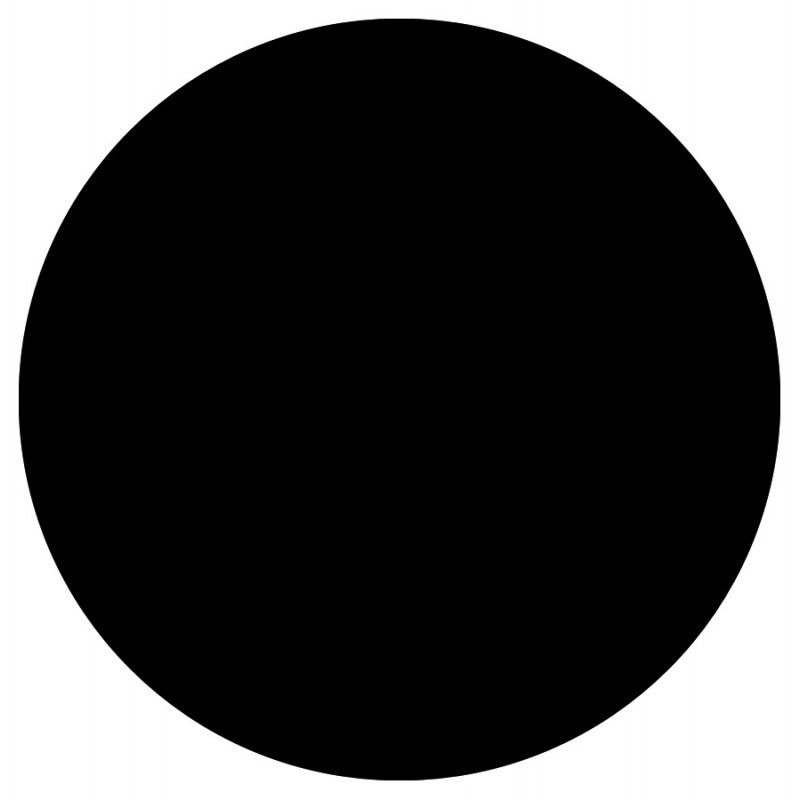
#> input picture samples/round.jpg, 800 x 800 px; the run also reads 1 picture not shown here
$ python comparison.py
#> lines starting #> are read from the running program, lines starting #| are printed output that depends on the picture
### transform.py
from PIL import Image
from scipy import fft
import matplotlib.pyplot as plt
from matplotlib.colors import LogNorm
import numpy as np


class Transformer:
    """The Transformer class provides the interface for working with FFT"""
    def __init__(self, filename: str):
        """
        The class encapsulates the given file's name,
        its contents and everything needed for plotting the results
        :param filename: The name of the file the class is going to work on
        """
        self.file = filename
        self.name = filename[:-3]
        grayscale_image = Image.open('./samples/' + self.file).convert('L')
        grayscale_image.save('./buffer/gray_' + self.file)
        self._data = plt.imread('./buffer/gray_' + self.file)
        self._plotting = self._data

    def __del__(self):
        del self._data, self._plotting, self.name, self.file

    @staticmethod
    def show_all():
        """Use this method to show all plots"""
        plt.show(block=False)

    # [29 lines left out: functions run, save, inverse, not called in this run]

    def shift(self):
        """This method shifts the image mean (the zero-frequency component)
         towards the center of the image"""
        self._plotting = np.abs(fft.fftshift(self._data))

    def transform(self):
        """The main method of the class, performs the FFT of the current image"""
        self._data = fft.fft2(self._data)  # may also use real fft here, but it will only give a half of the image
        self._plotting = np.abs(self._data)
        return self

    def plot_fft(self, name, address=''):
        """A special method to specifically plot Fourier transforms"""
        self.plot(name + ' of ' + self.file,
                  'gray',
                  True,
                  address,
                  norm=LogNorm(vmin=1))

    def plot(self, title='', colormap='gray', bar=False, save='', **kwargs):
        """This method is used for plotting image in its current state"""
        plt.figure()
        plt.title(title)
        if kwargs:
            plt.imshow(self._plotting, cmap=colormap, norm=kwargs.get('norm'))
        else:
            plt.imshow(self._plotting, cmap=colormap)
        if bar:
            plt.colorbar()
        if save:
            plt.savefig(save + self.name + '.jpg')


# [8 lines that do not run on import are left out]

### comparison.py
from transform import Transformer

if __name__ == '__main__':
    shapes = ['round.jpg', 'square.png', 'triangle.png']
    for sh in shapes:
        trans = Transformer(sh)
        trans.transform()
        trans.plot_fft('FT of')
        trans.shift()
        trans.plot_fft('Shifted FT of')
#> this loop made 3 passes
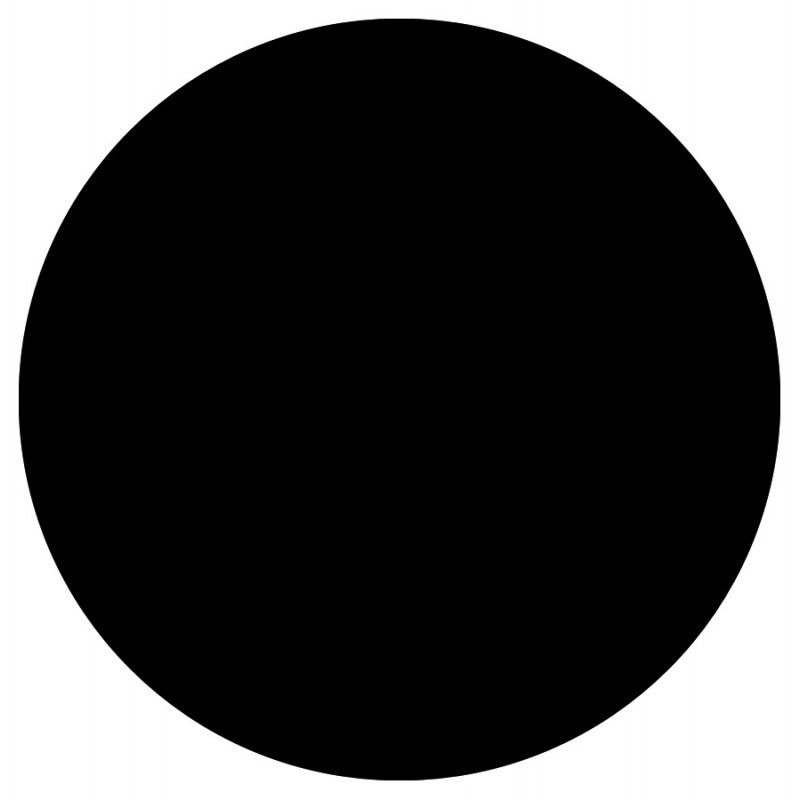
#> input picture samples/round.jpg, 800 x 800 px
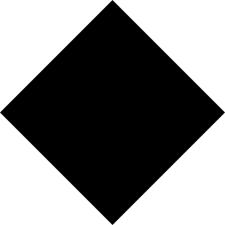
#> input picture samples/square.png, 225 x 225 px
    Transformer.show_all()
#> in show_all, `plt.show(block=False)`:
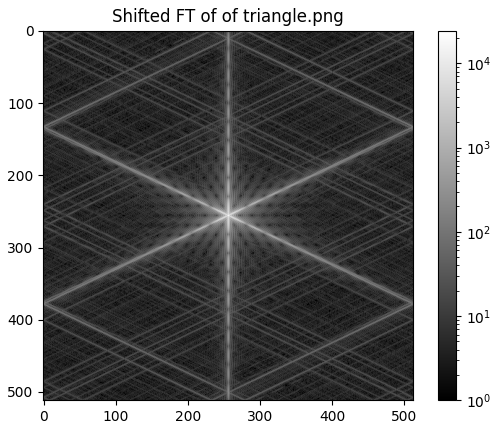
#> figure drawn by matplotlib, 2 panels

    tr = Transformer('vase.jpg')
#> call 4 of __init__, with filename = 'vase.jpg'
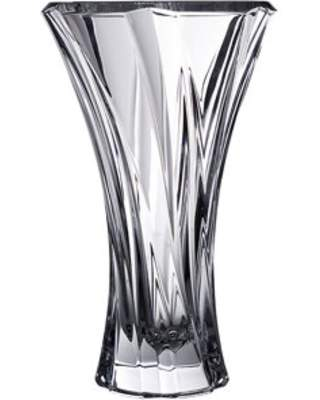
#> input picture samples/vase.jpg, 320 x 400 px
    tr2 = Transformer('face.jpg')
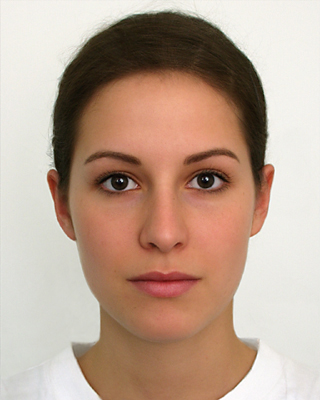
#> input picture samples/face.jpg, 320 x 400 px
#> in __init__ (call 5), `grayscale_image = Image.open('./samples/' + self.file).convert('L')`:
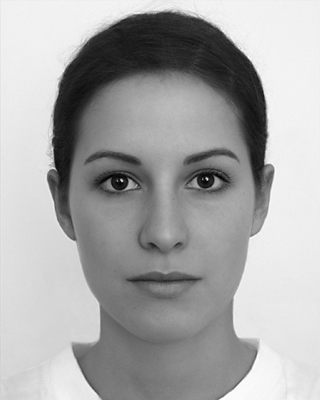
#> grayscale_image: PIL image 320x400 L; min 0, max 255, mean 167.6
    tr.plot('Original vase')
    tr2.plot('Original face')
    tr.transform()
#> in transform (call 4), `self._plotting = np.abs(self._data)`:
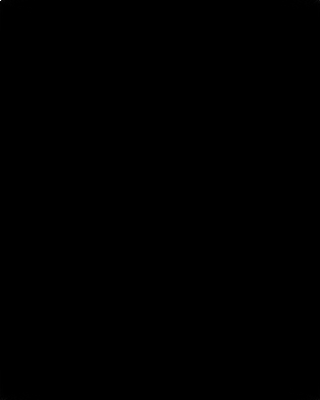
#> self._plotting: shape (400, 320) float64; min 3.62, max 27293500, mean 5359.4; drawn with min black and max white
    tr.plot_fft('FT')
    tr2.transform()
    tr2.plot_fft('FT')
    tr.shift()
    tr.plot_fft('Shifted FT')
    tr2.shift()
    tr2.plot_fft('Shifted FT')
    Transformer.show_all()
#> in show_all (call 2), `plt.show(block=False)`:
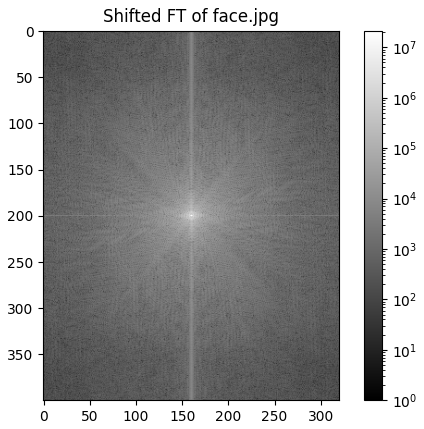
#> figure drawn by matplotlib, 2 panels
